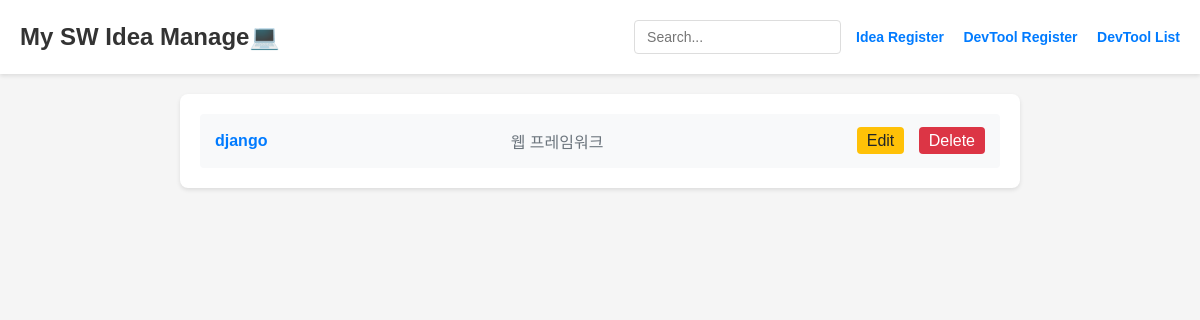
/tools/, run on an earlier commit of the app's database.
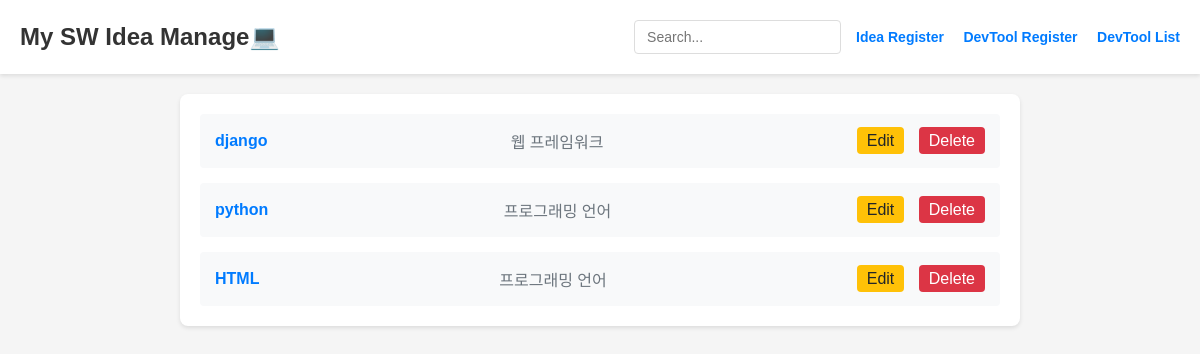
And on a later commit of the database.
### apps/tools/models.py (models this page shows)
class Tool(models.Model):
    name = models.CharField(max_length=50, unique=True)
    type = models.CharField(max_length=50)
    description = models.TextField(blank=True, null=True)

### apps/tools/views.py (the view)
# urls.py: path('', tool_list, name='list'),
def tool_list(req):
    tools = Tool.objects.all()
    search_txt = req.GET.get('search_txt')
    if search_txt:
        tools = tools.filter(name__icontains=search_txt)
    ctx = {'tools': tools}
    return render(req, "tools/tool_list.html", ctx)

### templates/tools/tool_list.html (shortened to what this page needs)
{% load static %}
<!DOCTYPE html>
<html lang="en">
<head>
    <link rel="stylesheet" href="{% static 'css/tools/common.css' %}">
    <link rel="stylesheet" href="{% static 'css/tools/tool_list.css' %}">
</head>
<body>
    <div class="header">
        <h1 class="site-title"><a href="{% url 'posts:main' %}">My SW Idea Manage💻</a></h1>
        <div class="header-right">
            <div class="search-bar">
                <input type="text" placeholder="Search...">
            </div>
            <div class="action-buttons">
                <a href="{% url 'posts:create' %}">Idea Register</a>
                <a href="{% url 'tools:create' %}">DevTool Register</a>
                <a href="{% url 'tools:list' %}">DevTool List</a>
            </div>
        </div>
    </div>
    <div class="container">
        <div class="tool-list">
            {% for tool in tools %}
            <div class="tool-item">
                <span class="tool-name"><a href="{% url 'tools:detail' tool.pk %}">{{ tool.name }}</a></span>
                <span class="tool-type">{{ tool.type }}</span>
                <div class="tool-actions">
                    <a href="{% url 'tools:update' tool.pk %}" class="edit-btn">Edit</a>
                    <a href="{% url 'tools:delete' tool.pk %}" class="delete-btn">Delete</a>
                </div>
            </div>
            {% endfor %}
        </div>
    </div>
</body>
</html>

What changed in the data, as far as the page shows it:
added Tool: name "python", type "프로그래밍 언어"
added Tool: name "HTML", type "프로그래밍 언어"
